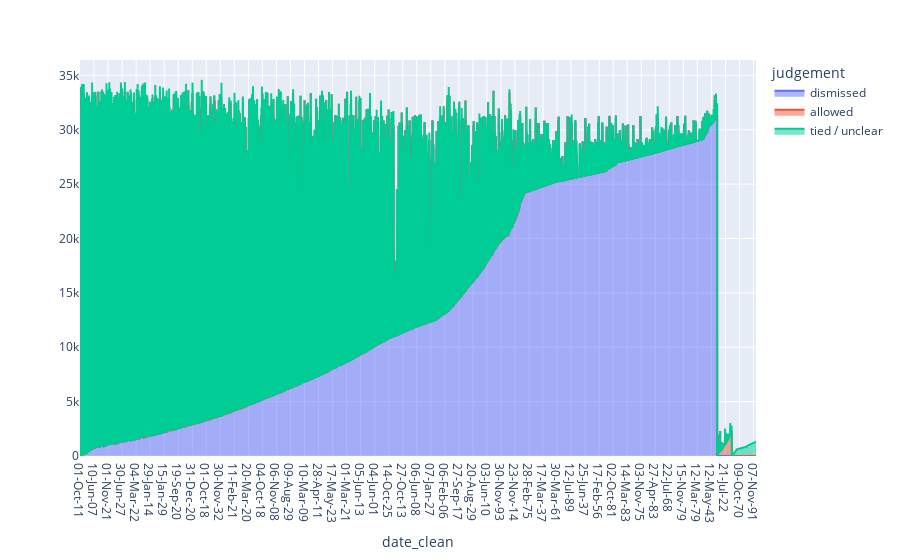

The notebook cell this image was saved under:
### Code cell
px.area(df, x='date_clean', color="judgement")

### Figure 1 — Plotly figure (JSON) as saved in the notebook; plotly's stock layout.template omitted (floating-point values rounded to 4 significant figures; data arrays with more than 128 entries replaced by an {"elided": "..."} marker saying what was removed)
{"data": [{"hovertemplate": "judgement=dismissed<br>date_clean=%{x}<extra></extra>", "legendgroup": "dismissed", "line": {"color": "#636efa"}, "mode": "lines", "name": "dismissed", "orientation": "v", "showlegend": true, "stackgroup": "1", "type": "scatter", "x": {"elided": "31370 str values"}, "xaxis": "x", "yaxis": "y"}, {"hovertemplate": "judgement=allowed<br>date_clean=%{x}<extra></extra>", "legendgroup": "allowed", "line": {"color": "#EF553B"}, "mode": "lines", "name": "allowed", "orientation": "v", "showlegend": true, "stackgroup": "1", "type": "scatter", "x": {"elided": "2301 str values"}, "xaxis": "x", "yaxis": "y"}, {"hovertemplate": "judgement=tied / unclear<br>date_clean=%{x}<extra></extra>", "legendgroup": "tied / unclear", "line": {"color": "#00cc96"}, "mode": "lines", "name": "tied / unclear", "orientation": "v", "showlegend": true, "stackgroup": "1", "type": "scatter", "x": {"elided": "1317 str values"}, "xaxis": "x", "yaxis": "y"}], "layout": {"legend": {"title": {"text": "judgement"}, "tracegroupgap": 0}, "margin": {"t": 60}, "xaxis": {"anchor": "y", "domain": [0, 1], "title": {"text": "date_clean"}}, "yaxis": {"anchor": "x", "domain": [0, 1]}}}
